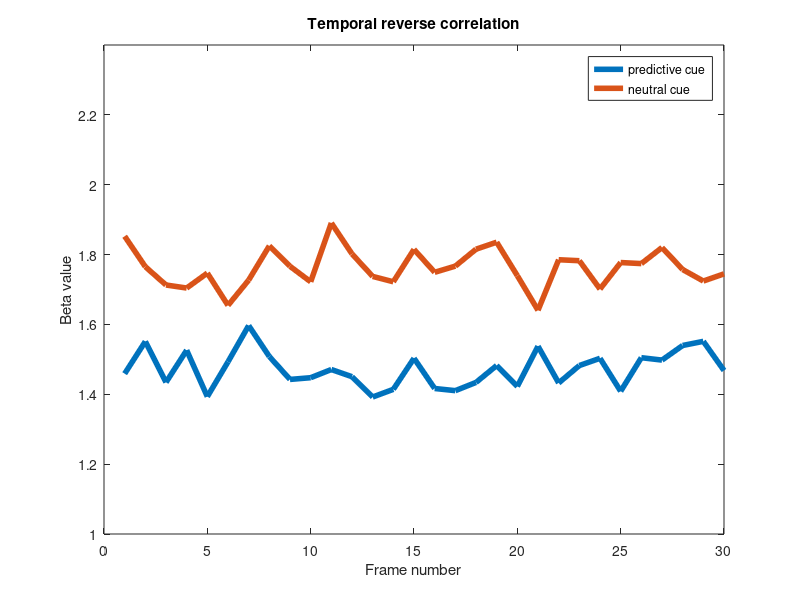
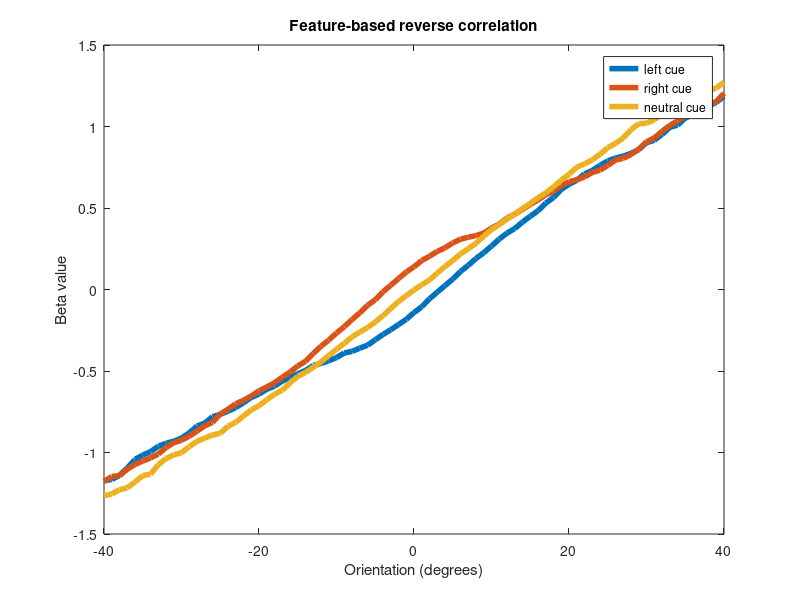

These figures' MATLAB source, in order:
%ambiguous_stimuli_effect

clear
close all

N = 30000;

% Cues and stimulus
cues = [ones(1,N/3), 2*ones(1,N/3), 3*ones(1,N/3)]; %LRN
stim = repmat([1,2],1,N/2); %LR

% Decide randomly on orientation for N trials X 30 frames/trial
orientationAngle = normrnd(7.5, 22.5, N, 30);
num_outside_range = 1;
while num_outside_range
    ind = find(abs(orientationAngle)>45);
    num_outside_range = length(ind);
    orientationAngle(ind) = normrnd(7.5, 22.5, 1, num_outside_range);
end
orientationAngle(stim==1,:) = -orientationAngle(stim==1,:); %flip for left stimuli

% Adjust perceived stimulus based on the cue
orientationAnglePerceived = orientationAngle;
orientationAnglePerceived(cues==1,:) = orientationAngle(cues==1,:) - 240*normpdf(orientationAngle(cues==1,:),0,6);
orientationAnglePerceived(cues==2,:) = orientationAngle(cues==2,:) + 240*normpdf(orientationAngle(cues==2,:),0,6);

% Make a decision for each trial
resp = (sum(orientationAnglePerceived,2) > 0); %0: left, 1: right

%% Temporal reverse correlation analysis (Predictive/Neutral)
for frame=1:30
    betas = glmfit(orientationAngle(cues<3,frame)/180*pi, resp(cues<3), 'binomial', 'link', 'logit');
    usage(1,frame) = betas(2);
    betas = glmfit(orientationAngle(cues==3,frame)/180*pi, resp(cues==3), 'binomial', 'link', 'logit');
    usage(2,frame) = betas(2);
end
figure
plot(usage', 'LineWidth',4)
legend('predictive cue', 'neutral cue')
title('Temporal reverse correlation')
ylim([1, 2.4])
xlabel('Frame number')
ylabel('Beta value')

%% Feature-based reverse correlation analysis (LRN)
window = 10;
bound = 45 - window/2;
range = -bound:bound;

% Perform regression for each orientation
for angle=range
    
    % Find out how many gratings had orientation within the window
    stimInRange = orientationAngle > (angle-window/2) & orientationAngle < (angle+window/2);
    numStimInRange = sum(stimInRange,2);
    
    for cue=1:3
        betas = glmfit(numStimInRange(cues==cue), resp(cues==cue), 'binomial', 'link', 'logit');
        usage(cue,angle+range(end)+1) = betas(2);
    end
end
figure
plot(range, usage', 'LineWidth',4)
legend('left cue', 'right cue', 'neutral cue')
title('Feature-based reverse correlation')
xlabel('Orientation (degrees)')
ylabel('Beta value')

%% Compute amount of biasing
percentRightResponses_cuesLRN = [mean(resp(cues==1)), mean(resp(cues==2)), mean(resp(cues==3))]